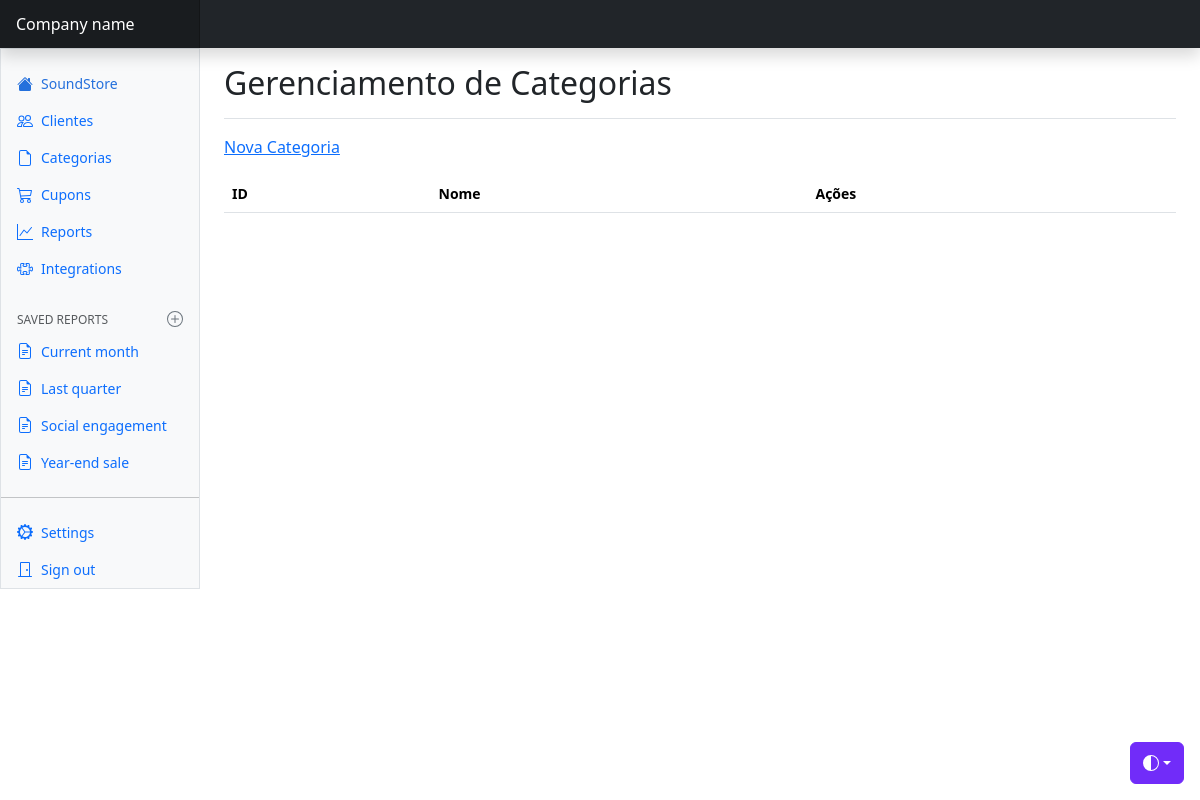
/views/categoria/index.php, run on an earlier commit of the app's database.
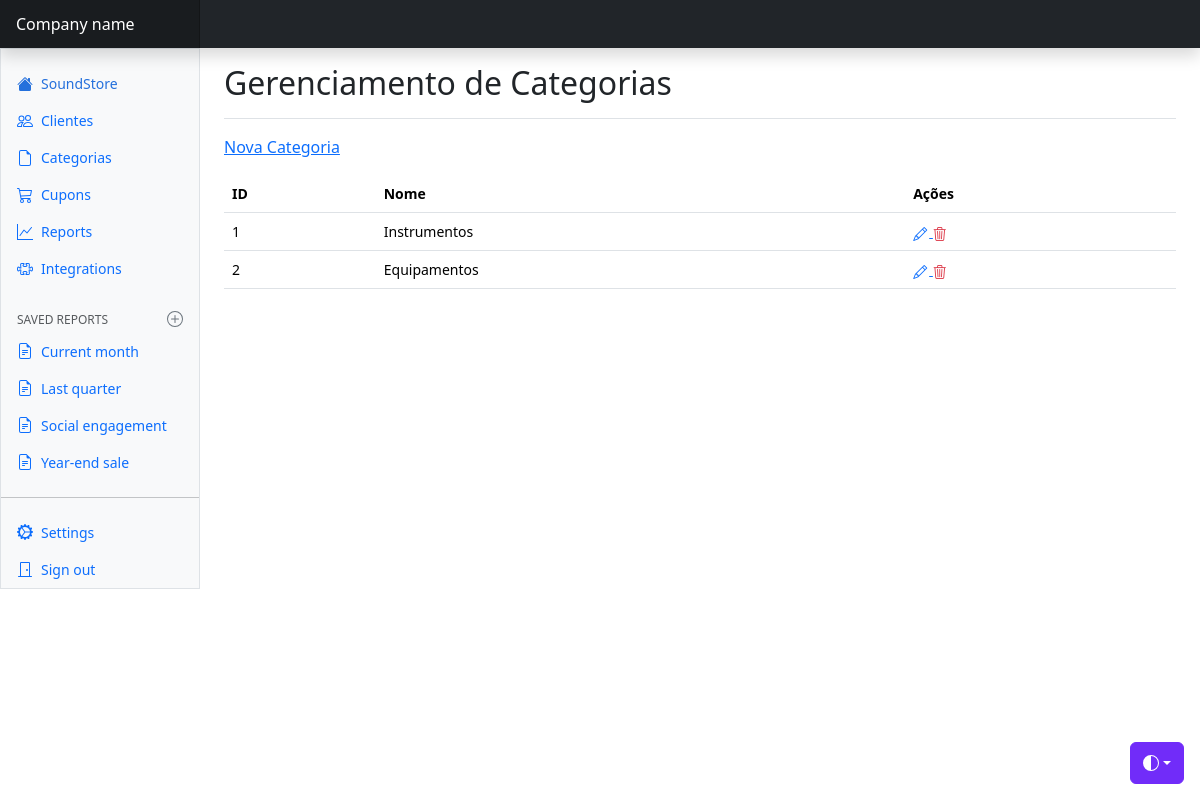
And on a later commit of the database.
### tables this page shows
CREATE TABLE `categorias` (
  `id` int(11) NOT NULL,
  `nome` varchar(50) DEFAULT NULL
);

### config/BD.php (called while the page is built)
<?php
    class BD {
        public static function getConexao() {
            $conn = new PDO(
                "mysql:host=localhost;dbname=soundstore_bd",
                "root",
                ""
            );
            return $conn;
        }
    }

### model/dao/CategoriaDAO.php (called while the page is built, shortened)
<?php
    class CategoriaDAO {
        public function read() {
            try {
                $query = BD::getConexao()->prepare("SELECT * FROM categorias");
                if(!$query->execute()) {
                    print_r($query->errorInfo());
                }
                $listaCategorias = array();
                foreach($query->fetchAll(PDO::FETCH_ASSOC) as $linha) {
                    $categoria = new Categoria();
                    $categoria->setId($linha['id']);
                    $categoria->setNome($linha['nome']);
                    array_push($listaCategorias, $categoria);
                }
                return $listaCategorias;
            }
            catch(PDOException $e) {
                echo "Erro #2: " . $e->getMessage();
            }
        }
    }

### model/bean/Categoria.php (called while the page is built)
<?php
    class Categoria {
        private $id;
        private $nome;
        public function getId() {
            return $this->id;
        }
        public function setId($id) {
            $this->id = $id;
        }
        public function getNome() {
            return $this->nome;
        }
        public function setNome($nome) {
            $this->nome = $nome;
        }
    }

### views/categoria/index.php (the view, shortened to what this page needs)
<?php
    $dao = new CategoriaDAO();
?>
<!doctype html>
<html lang="en" data-bs-theme="auto">
  <head>
    <link href="../../css/bootstrap.min.css" rel="stylesheet" />
    <link rel="stylesheet" href="https://cdn.jsdelivr.net/npm/bootstrap-icons@1.13.1/font/bootstrap-icons.min.css">
    <link href="../../css/dashboard.css" rel="stylesheet" />
  </head>
  <body>
    <div
      class="dropdown position-fixed bottom-0 end-0 mb-3 me-3 bd-mode-toggle"
    >
      <button
        class="btn btn-bd-primary py-2 dropdown-toggle d-flex align-items-center"
        id="bd-theme"
        type="button"
        aria-expanded="false"
        data-bs-toggle="dropdown"
        aria-label="Toggle theme (auto)"
      >
        <svg class="bi my-1 theme-icon-active" aria-hidden="true">
          <use href="#circle-half"></use>
        </svg>
      </button>
    </div>
    <header
      class="navbar sticky-top bg-dark flex-md-nowrap p-0 shadow"
      data-bs-theme="dark"
    >
      <a
        class="navbar-brand col-md-3 col-lg-2 me-0 px-3 fs-6 text-white"
        href="#"
        >Company name</a
      >
    </header>
    <div class="container-fluid">
      <div class="row">
        <div
          class="sidebar border border-right col-md-3 col-lg-2 p-0 bg-body-tertiary"
        >
          <div
            class="offcanvas-md offcanvas-end bg-body-tertiary"
            tabindex="-1"
            id="sidebarMenu"
            aria-labelledby="sidebarMenuLabel"
          >
            <?php include "../menu/navbar.php" ?>
          </div>
        </div>
        <main class="col-md-9 ms-sm-auto col-lg-10 px-md-4">
          <div
            class="d-flex justify-content-between flex-wrap flex-md-nowrap align-items-center pt-3 pb-2 mb-3 border-bottom"
          >
            <h1 class="h2">Gerenciamento de Categorias</h1>
          </div>
          <p>
            <a href="create.php">Nova Categoria</a>
          </p>
          <div class="table-responsive small">
            <table class="table table-hover">
                <tr>
                    <th>ID</th>
                    <th>Nome</th>
                    <th>Ações</th>
                </tr>
                <?php foreach($dao->read() as $categoria) : ?>
                    <tr>
                        <td><?= $categoria->getId() ?></td>
                        <td><?= $categoria->getNome() ?></td>
                        <td>
                          <a title="Editar" href="edit.php?id=<?= $categoria->getId() ?>">
                            <i class="bi bi-pencil"></i>
                          </a>
                          <a title="Excluir" class="link-danger" href="destroy.php?id=<?= $categoria->getId() ?>">
                            <i class="bi bi-trash3"></i>
                          </a>
                        </td>
                    </tr>
                <?php endforeach ?>
            </table>
          </div>
        </main>
      </div>
    </div>
  </body>
</html>

What changed in the data, as far as the page shows it:
added categorias: id "1", nome "Instrumentos"
added categorias: id "2", nome "Equipamentos"
